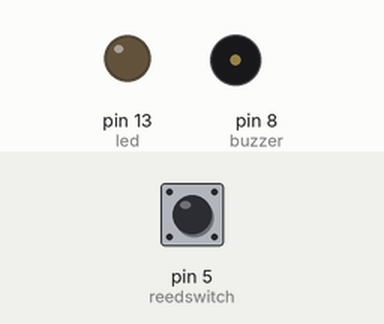
Simulated run of this sketch. Board: Arduino Uno, built with avr-gcc and run on an emulated ATmega328P. On the bench: output pins drawn as LEDs (lit = HIGH), buzzer (waves = sounding, pin HIGH). Dashed ring = blinking. Inputs (shaded band) come from the test bench; at power-on: pin 5 (reedswitch) HIGH.

Above: at 1.2 s.
1.3 s: pin 5 (reedswitch) pulled LOW for 1 s
At 1.4 s:
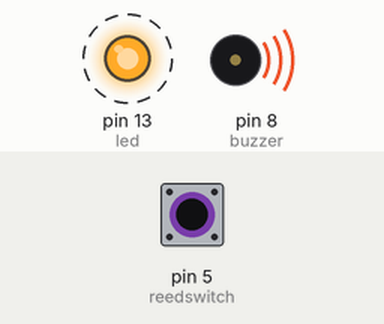
4.3 s: pin 5 (reedswitch) pulled LOW for 3.2 s
At 8.4 s:
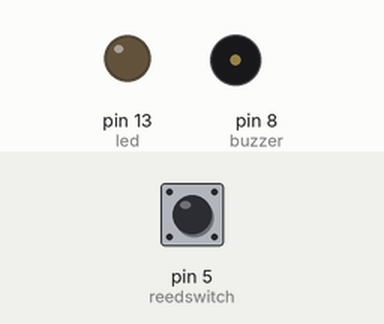
Timing chart, 0 to 9.9 s (numbered marks = the images above; inputs shaded):
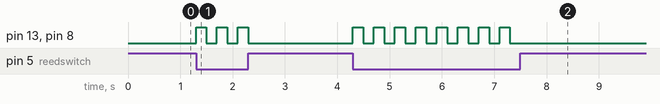

Measured:
- after the input at 1.3 s, pin 13 (led), pin 8 (buzzer): alternates HIGH for 0.20 s and LOW for 0.20 s, 6 changes in all, then stays LOW, starting at once
- after the input at 4.3 s, pin 13 (led), pin 8 (buzzer): alternates HIGH for 0.20 s and LOW for 0.20 s, 16 changes in all, then stays LOW, starting at once

The sketch:

SecuritySystem.ino
```cpp
int led = 13;
int reedswitch = 5;
int buzzer = 8;
int val = 0;

void setup() {
  pinMode(led,OUTPUT);
  pinMode(reedswitch, INPUT);
  pinMode (buzzer, OUTPUT);
}

void loop() {
  val = digitalRead(reedswitch);
  if(val == LOW){
    digitalWrite(led, HIGH);
    digitalWrite(buzzer, HIGH);
    delay(200);
    digitalWrite(led,LOW);
    digitalWrite(buzzer, LOW);
    delay(200);}
  else{
    digitalWrite(led,LOW);
    digitalWrite(buzzer,LOW);
  }
}
```
